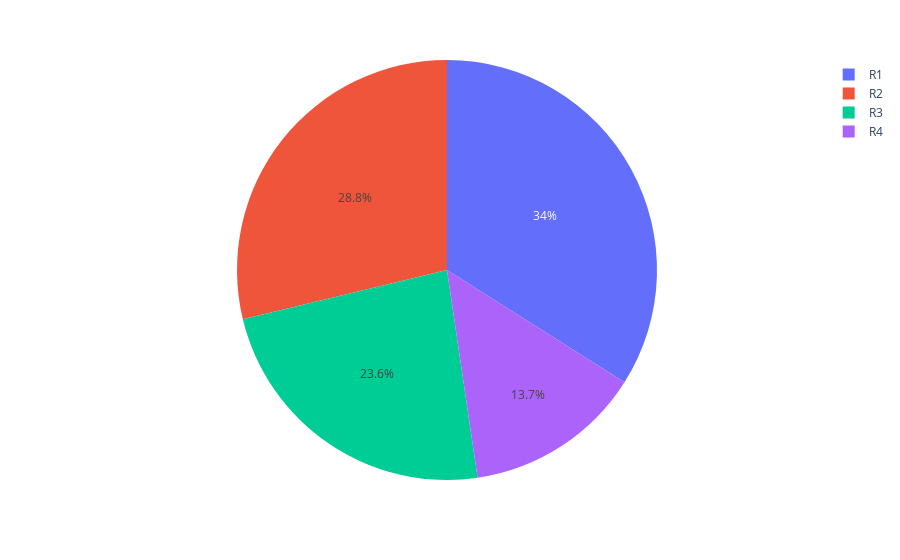

Notebook source saved alongside this figure:
### Markdown cell above
### Lets now check the distribution of discounts

### Code cell
pie4 = df['Discount'].value_counts()
discount = pie3.index
number = pie3.values

fig = px.pie(pie4, values= number, names= discount)
fig.show()

### Figure 1 — Plotly figure (JSON) as saved in the notebook; plotly's stock layout.template omitted (floating-point values rounded to 4 significant figures)
{"data": [{"domain": {"x": [0, 1], "y": [0, 1]}, "hovertemplate": "label=%{label}<br>value=%{value}<extra></extra>", "labels": ["R1", "R2", "R3", "R4"], "legendgroup": "", "name": "", "showlegend": true, "type": "pie", "values": [63984, 54180, 44376, 25800]}], "layout": {"legend": {"tracegroupgap": 0}, "margin": {"t": 60}}}
